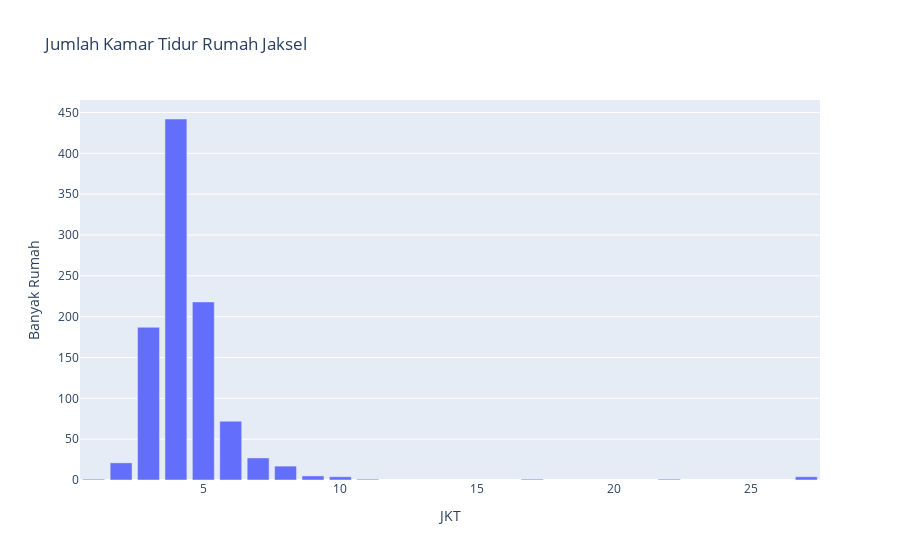

This figure's notebook cell:
### Code cell
dataKamarTidur = pd.DataFrame(
    data['JKT'].value_counts().reset_index().rename(columns={'JKT' :'JKT','count': 'Banyak Rumah'})
    )
px.bar(
    data_frame=dataKamarTidur, x = 'JKT', y = 'Banyak Rumah',
    title = 'Jumlah Kamar Tidur Rumah Jaksel'
)

### Figure 1 — Plotly figure (JSON) as saved in the notebook; plotly's stock layout.template omitted (floating-point values rounded to 4 significant figures)
{"data": [{"alignmentgroup": "True", "hovertemplate": "JKT=%{x}<br>Banyak Rumah=%{y}<extra></extra>", "legendgroup": "", "marker": {"color": "#636efa", "pattern": {"shape": ""}}, "name": "", "offsetgroup": "", "orientation": "v", "showlegend": false, "textposition": "auto", "type": "bar", "x": [4, 5, 3, 6, 7, 2, 8, 9, 10, 27, 17, 11, 1, 22], "xaxis": "x", "y": [442, 218, 187, 72, 27, 21, 17, 5, 4, 4, 1, 1, 1, 1], "yaxis": "y"}], "layout": {"barmode": "relative", "legend": {"tracegroupgap": 0}, "title": {"text": "Jumlah Kamar Tidur Rumah Jaksel"}, "xaxis": {"anchor": "y", "domain": [0, 1], "title": {"text": "JKT"}}, "yaxis": {"anchor": "x", "domain": [0, 1], "title": {"text": "Banyak Rumah"}}}}
